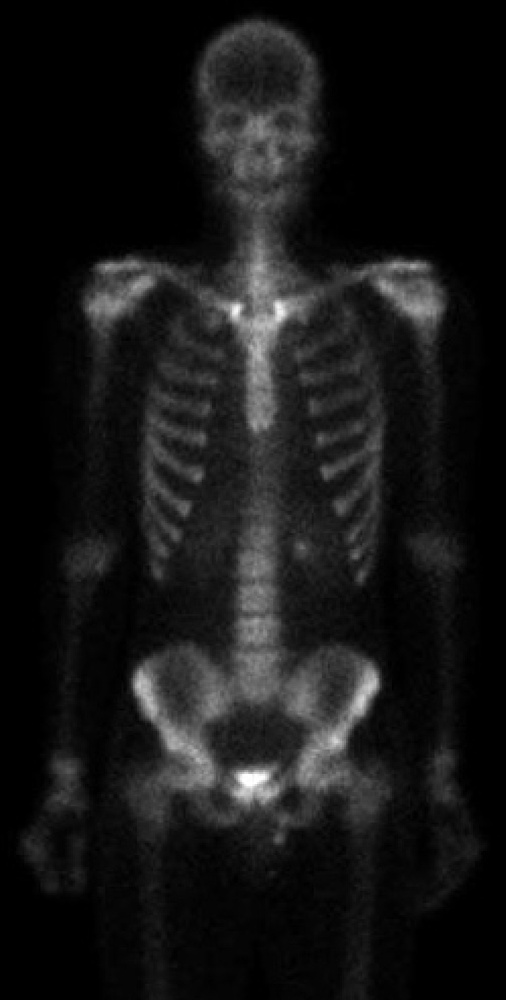
//> input picture Chap2Fundamentals/2.6.4SetAndLogicalOperations-Jiangshanchen/set/inimage.jpg, 506 x 1000 px, shrunk from 750 x 1482 before the run
$ ./code1   (built with g++ and OpenCV 4)
//> lines starting //> are read from the running program, lines starting //| are printed output that depends on the picture
#include<iostream>
#include<opencv2/opencv.hpp>
#include <opencv2/highgui/highgui.hpp>
#include <opencv2/imgproc/imgproc.hpp>
using namespace cv;
using namespace std;
int main()
{
    Mat inimage = imread("/Users/jiangshanchen/DIP/2.6.4SetAndLogicalOperations-Jiangshanchen/inimage.jpg");
//> inimage is the input picture: 1000 rows x 506 cols, CV_8UC3; min 0, max 255, mean 22.5
    imshow("inimage" , inimage);
    int rows =inimage.rows;
//> rows = 1000
    int cols =inimage.cols;
//> cols = 506
    Mat dst,sumimage,fin;
    Scalar sum,mul;
    dst.create(rows, cols, inimage.type());
    sumimage.create(rows, cols, inimage.type());
    fin.create(rows, cols, inimage.type());
    for(int i = 0; i < rows; i ++)
    {
        for(int j = 0; j < cols; j ++)
        {
            dst.at<Vec3b>(i,j)[0] =255-inimage.at<Vec3b>(i,j)[0];
            dst.at<Vec3b>(i,j)[1] =255-inimage.at<Vec3b>(i,j)[1];
            dst.at<Vec3b>(i,j)[2] =255-inimage.at<Vec3b>(i,j)[2];
        }
    }
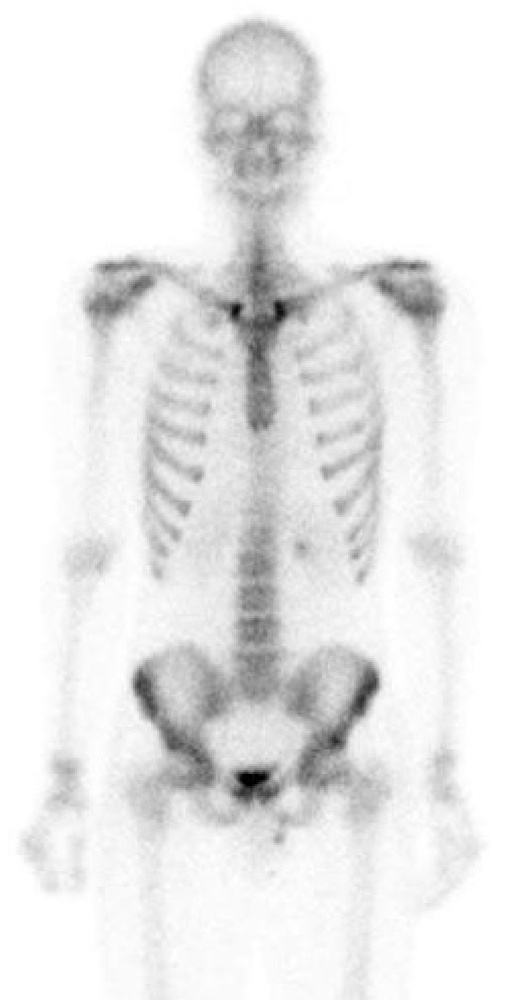
//> dst: 1000 rows x 506 cols, CV_8UC3; min 0, max 255, mean 232.5
    imshow("result",dst);
    imwrite("result.jpg",dst);
    for (int k=0; k<rows; k++) {
        for (int l =0; l<cols; l++) {
            sum.val[0]+=inimage.at<Vec3b>(k,l)[0];
            sum.val[1]+=inimage.at<Vec3b>(k,l)[1];
            sum.val[2]+=inimage.at<Vec3b>(k,l)[2];
            sumimage.at<Vec3b>(k,l)[0]=3*sum.val[0]/(rows*cols);
            sumimage.at<Vec3b>(k,l)[1]=3*sum.val[1]/(rows*cols);
            sumimage.at<Vec3b>(k,l)[2]=3*sum.val[2]/(rows*cols);
            if (dst.at<Vec3b>(k,l)[0]>sumimage.at<Vec3b>(k,l)[0])
                fin.at<Vec3b>(k,l)[0]=inimage.at<Vec3b>(k,l)[0];
            else fin.at<Vec3b>(k,l)[0]=sum.val[0];
            if (dst.at<Vec3b>(k,l)[1]>sumimage.at<Vec3b>(k,l)[1])
                fin.at<Vec3b>(k,l)[1]=inimage.at<Vec3b>(k,l)[1];
            else fin.at<Vec3b>(k,l)[1]=sum.val[1];
            if (dst.at<Vec3b>(k,l)[2]>sumimage.at<Vec3b>(k,l)[2])
                fin.at<Vec3b>(k,l)[2]=inimage.at<Vec3b>(k,l)[2];
            else fin.at<Vec3b>(k,l)[2]=sum.val[2];
        }
    }
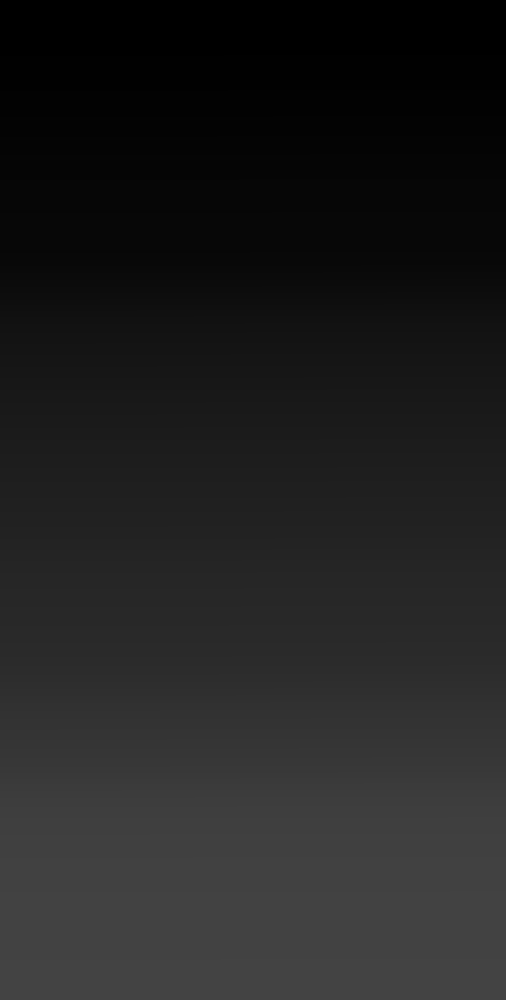
//> sumimage: 1000 rows x 506 cols, CV_8UC3; min 0, max 67, mean 32.4
    imshow("result2",sumimage);
    imwrite("result2.jpg",sumimage);
    imshow("result3", fin);
    imwrite("result3.jpg", fin);
    waitKey(0);
    return 0;
}
